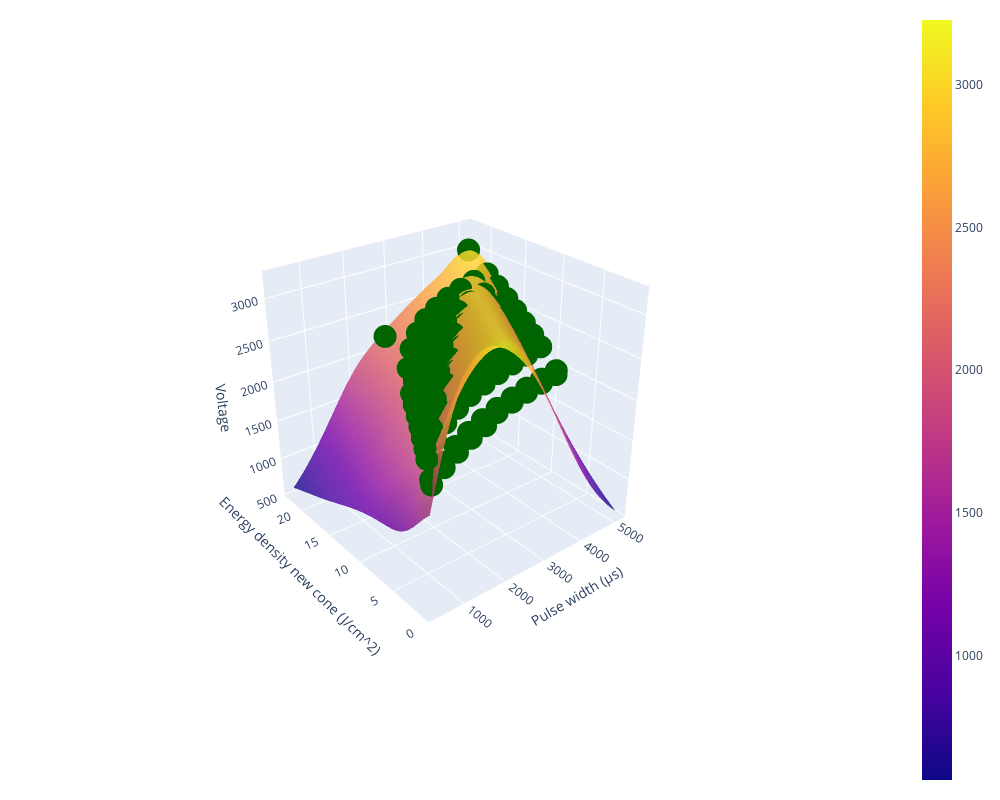

The cell this chart's notebook holds for it:
### Markdown cell above
#### Plot GP Function, Scipy Optimize Function, against Raw Data

### Code cell
import plotly.graph_objects as go
import matplotlib.pyplot as plt
import matplotlib as mpl

fig = go.Figure(data=[go.Scatter3d(z=volts_bol_dat, 
                                    x=time_bol_dat,
                                    y=energy_den_bol_dat, 
                                    mode='markers',
                                    marker={'color':'darkgreen'},
                                    name='GP regression')])
fig.add_trace(go.Surface(z=volt_on_grid, 
                            x=raw_post_test_grid[:,0],
                            y=raw_post_test_grid[:,1],
                            opacity = 0.8))

fig.update_layout( width=1000, height=800,
                    legend=dict(orientation="h", yanchor="top", y=1.02, 
                    xanchor="left",x=1), margin=dict(r=20, l=10, b=10, t=10), 
                        scene=dict(
                        xaxis_title="Pulse width (μs)",
                        yaxis_title="Energy density new cone (J/cm^2)",
                        zaxis_title='Voltage')
                    )
camera = dict(
        up=dict(x=0, y=0, z=1),
        center=dict(x=0, y=0, z=0),
        eye=dict(x=-2, y=-2.5, z=1.75)
)
fig.update_layout(scene_camera=camera)
fig.show()

### Figure 1 — Plotly figure (JSON) as saved in the notebook; plotly's stock layout.template omitted (floating-point values rounded to 4 significant figures; data arrays with more than 128 entries replaced by an {"elided": "..."} marker saying what was removed)
{"data": [{"marker": {"color": "darkgreen"}, "mode": "markers", "name": "GP regression", "x": [5000, 500, 1000, 1500, 2000, 4500, 3000, 3500, 4000, 2500, 500, 4500, 4000, 3500, 3000, 2500, 2000, 1500, 1000, 5000, 500, 1000, 2000, 2500, 3000, 3500, 4000, 4500, 1500, 5000, 1000, 1500, 2000, 5000, 2500, 3000, 3500, 500, 4000, 4500, 5000, 1500, 500, 2000, 2500, 3000, 3500, 4000, 4500, 1000, 500, 1000, 1500, 2000, 2500, 3000, 3500, 4000, 5000, 4500, 3000, 500, 1000, 1500, 2000, 2500, 3500, 4000, 4500, 5000, 2500, 500, 1000, 1500, 2000, 3500, 4000, 4500, 5000, 3000, 500, 5000, 4500, 4000, 3500, 3000, 2500, 2000, 1500, 1000, 5000, 1000], "y": [8.8, 1.37, 2.7, 3.84, 4.83, 8.39, 6.78, 7.36, 7.94, 5.66, 1.49, 8.39, 7.94, 7.36, 6.78, 6.07, 5.18, 4.12, 2.89, 8.8, 1.92, 3.79, 6.65, 7.73, 8.59, 9.36, 9.99, 10.53, 5.36, 11.02, 4.26, 6.01, 7.43, 12.18, 8.63, 9.58, 10.41, 2.14, 11.08, 11.65, 13.4, 6.72, 2.46, 8.28, 9.59, 10.66, 11.49, 12.21, 12.85, 4.79, 2.73, 5.38, 7.48, 9.18, 10.53, 11.71, 12.66, 13.35, 14.67, 14.11, 12.83, 3.04, 5.99, 8.29, 10.1, 11.62, 13.83, 14.7, 15.45, 15.98, 12.57, 3.4, 6.44, 8.99, 11.01, 15.03, 15.99, 16.74, 17.38, 13.97, 3.7, 18.93, 18.24, 17.44, 16.48, 15.29, 13.89, 12.08, 9.91, 7.22, 21.81, 10.27], "z": [1950, 1950, 1950, 1950, 1950, 1950, 1950, 1950, 1950, 1950, 2000, 2000, 2000, 2000, 2000, 2000, 2000, 2000, 2000, 2000, 2200, 2200, 2200, 2200, 2200, 2200, 2200, 2200, 2200, 2200, 2300, 2300, 2300, 2300, 2300, 2300, 2300, 2300, 2300, 2300, 2400, 2400, 2400, 2400, 2400, 2400, 2400, 2400, 2400, 2400, 2500, 2500, 2500, 2500, 2500, 2500, 2500, 2500, 2500, 2500, 2600, 2600, 2600, 2600, 2600, 2600, 2600, 2600, 2600, 2600, 2700, 2700, 2700, 2700, 2700, 2700, 2700, 2700, 2700, 2700, 2800, 2800, 2800, 2800, 2800, 2800, 2800, 2800, 2800, 2800, 3000, 3000], "type": "scatter3d"}, {"opacity": 0.8, "x": [339.3, 505.5, 671.8, 838.1, 1004.0, 1171.0, 1337.0, 1503.0, 1669.0, 1836.0, 2002.0, 2168.0, 2334.0, 2501.0, 2667.0, 2833.0, 2999.0, 3166.0, 3332.0, 3498.0, 3664.0, 3831.0, 3997.0, 4163.0, 4329.0, 4496.0, 4662.0, 4828.0, 4994.0, 5161.0], "y": [0.64, 1.395, 2.15, 2.906, 3.661, 4.416, 5.171, 5.926, 6.681, 7.437, 8.192, 8.947, 9.702, 10.46, 11.21, 11.97, 12.72, 13.48, 14.23, 14.99, 15.74, 16.5, 17.25, 18.01, 18.76, 19.52, 20.27, 21.03, 21.78, 22.54], "z": {"elided": "30x30 float values"}, "type": "surface"}], "layout": {"legend": {"orientation": "h", "yanchor": "top", "y": 1.02, "xanchor": "left", "x": 1}, "margin": {"r": 20, "l": 10, "b": 10, "t": 10}, "width": 1000, "height": 800, "scene": {"xaxis": {"title": {"text": "Pulse width (μs)"}}, "yaxis": {"title": {"text": "Energy density new cone (J/cm^2)"}}, "zaxis": {"title": {"text": "Voltage"}}, "camera": {"up": {"x": 0, "y": 0, "z": 1}, "center": {"x": 0, "y": 0, "z": 0}, "eye": {"x": -2, "y": -2.5, "z": 1.75}}}}}
